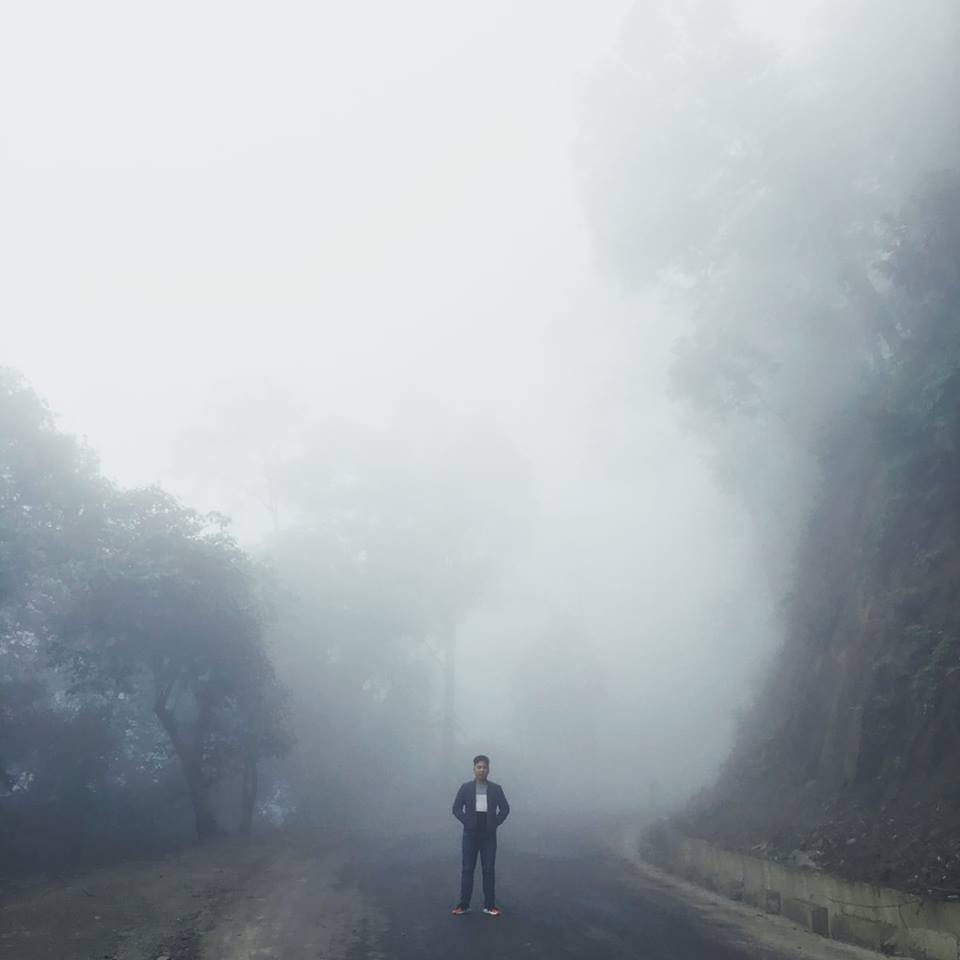
#> input picture opencv/tu.jpg, 960 x 960 px
$ python line_in_image.py
#> lines starting #> are read from the running program, lines starting #| are printed output that depends on the picture; after the words box and inside, x2 and y2 are one past the last pixel; in counts of white or black regions, pixels touching at a corner belong together
import cv2

ima=cv2.imread("tu.jpg")
#> ima is the input picture: shape (960, 960, 3); mean B, G, R 180.8, 175.7, 168.8
cv2.line(ima,(0,0),(720,720),(0,0,25),5)
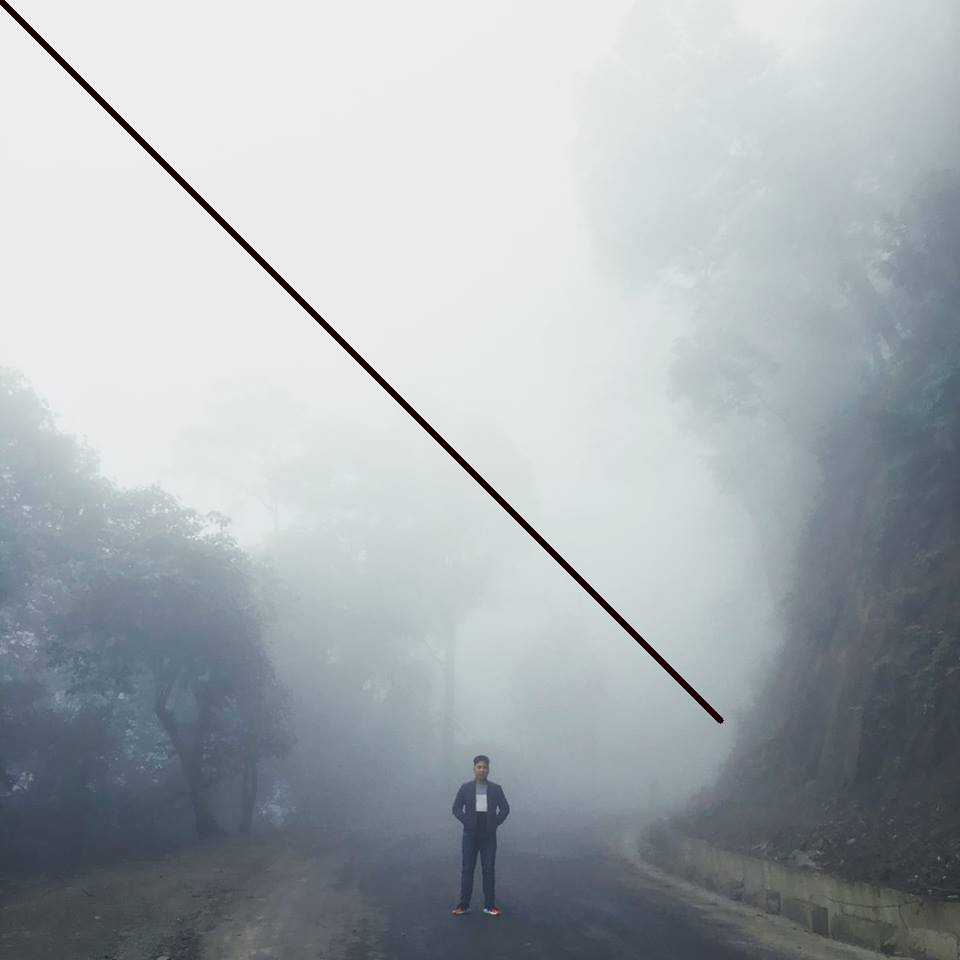
#> ima: shape (960, 960, 3); 0.7% of pixels changed, all inside (x1, y1, x2, y2) = (0, 0, 724, 724)
cv2.imwrite("line_tu.jpg",ima)

$ run again, with opencv/tach.jpg copied over opencv/tu.jpg
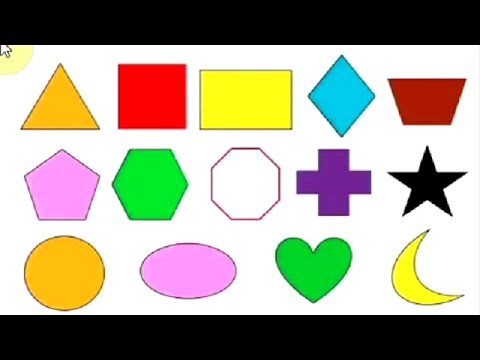
#> input picture opencv/tach.jpg, 480 x 360 px
#> ima is the input picture: shape (360, 480, 3); mean B, G, R 143.2, 161.2, 166.1
#> `cv2.line(ima,(0,0),(720,720),(0,0,25),5)`:
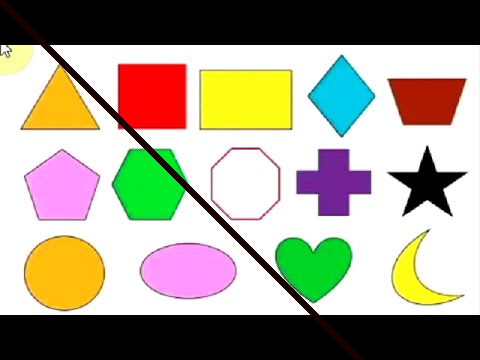
#> ima: shape (360, 480, 3); 1.87% of pixels changed, all inside (x1, y1, x2, y2) = (0, 0, 364, 360)

$ run again, with opencv/tachbienjpg.jpg copied over opencv/tu.jpg
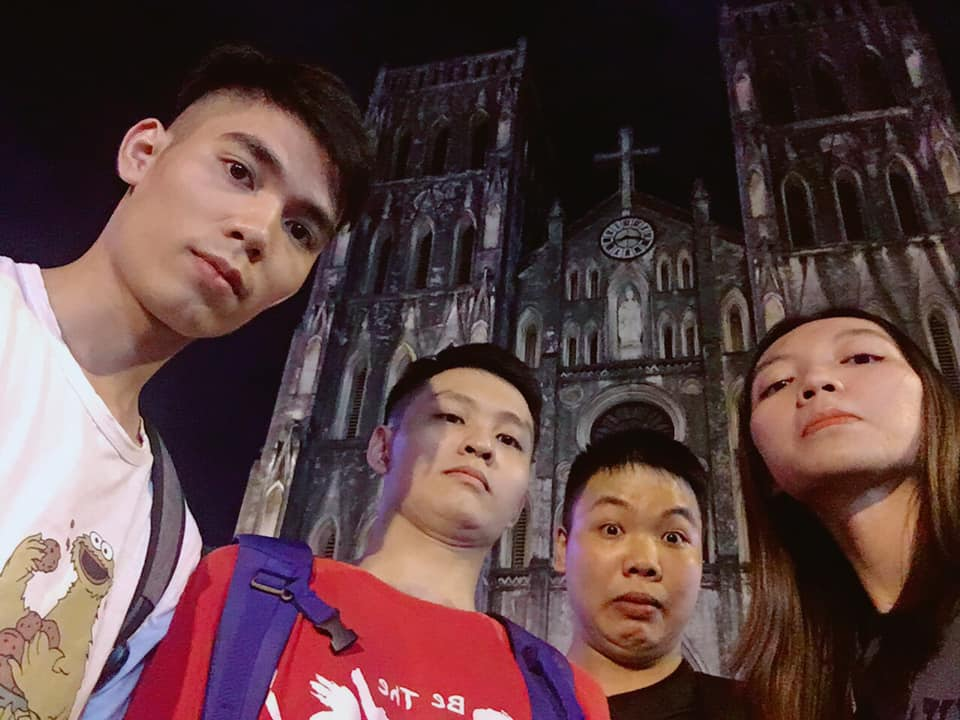
#> input picture opencv/tachbienjpg.jpg, 960 x 720 px
#> ima is the input picture: shape (720, 960, 3); mean B, G, R 65.7, 65.8, 92.4
#> `cv2.line(ima,(0,0),(720,720),(0,0,25),5)`:
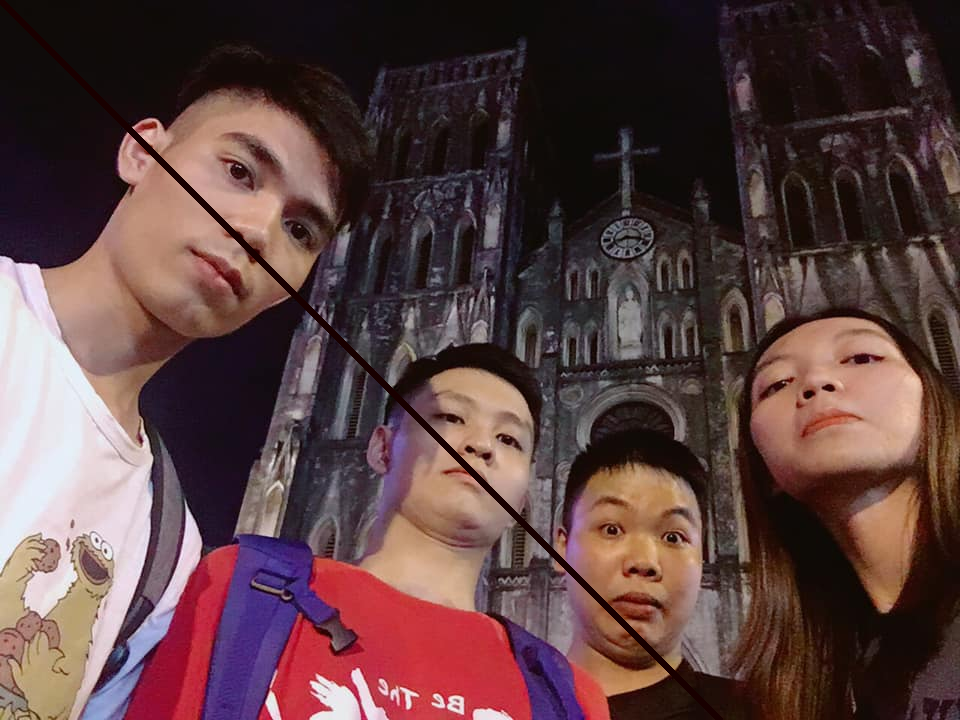
#> ima: shape (720, 960, 3); 0.94% of pixels changed, all inside (x1, y1, x2, y2) = (0, 0, 723, 720)
